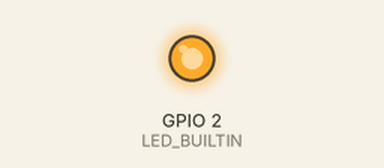
Simulated run of this sketch. Board: ESP8266 (NodeMCU). Shown: output pins drawn as LEDs (lit = HIGH, except the on-board LED, lit = LOW). WiFi joins after 1.5 s; servers stay silent unless stated; no MQTT or app messages arrive unless stated; what the sketch prints to the serial monitor is not drawn.

Above: at 1.7 s.
At 6.7 s:
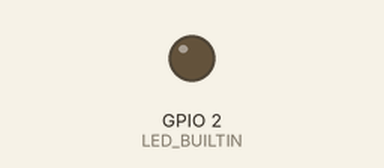
Timing chart, 0 to 14.7 s (numbered marks = the images above):
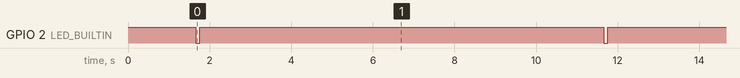

Measured:
- by itself, GPIO 2 (LED_BUILTIN): alternates HIGH for 9.9 s and LOW for 0.10 s

The sketch:

02_mqtt.ino
```cpp
// HW-628 / ESP8266 MQTT 測試

#include <ESP8266WiFi.h>
#include <PubSubClient.h>

const char* WIFI_SSID = "PHMHSCS02";
// 請在本機設定，不要將真實密碼提交到公開儲存庫。
const char* WIFI_PASSWORD = "YOUR_WIFI_PASSWORD";
const char* MQTT_SERVER = "mqttgo.io";
const uint16_t MQTT_PORT = 1883;
const char* MQTT_TOPIC = "jean/AQI";

#ifndef LED_BUILTIN
#define LED_BUILTIN 2
#endif

WiFiClient espClient;
PubSubClient mqttClient(espClient);
unsigned long lastPublish = 0;
const unsigned long PUBLISH_INTERVAL = 10000;

void connectWiFi() {
  Serial.print("Connecting to WiFi");
  WiFi.mode(WIFI_STA);
  WiFi.begin(WIFI_SSID, WIFI_PASSWORD);
  while (WiFi.status() != WL_CONNECTED) {
    delay(500);
    Serial.print(".");
  }
  Serial.println();
  Serial.print("WiFi connected, IP: ");
  Serial.println(WiFi.localIP());
}

void connectMQTT() {
  while (!mqttClient.connected()) {
    String clientId = "HW628-" + String(ESP.getChipId(), HEX);
    Serial.print("Connecting to MQTT...");
    if (mqttClient.connect(clientId.c_str())) {
      Serial.println("connected");
    } else {
      Serial.print("failed, state=");
      Serial.print(mqttClient.state());
      Serial.println("; retry in 5 seconds");
      delay(5000);
    }
  }
}

void setup() {
  pinMode(LED_BUILTIN, OUTPUT);
  digitalWrite(LED_BUILTIN, HIGH);
  Serial.begin(115200);
  delay(100);
  connectWiFi();
  mqttClient.setServer(MQTT_SERVER, MQTT_PORT);
  connectMQTT();
}

void loop() {
  if (WiFi.status() != WL_CONNECTED) connectWiFi();
  if (!mqttClient.connected()) connectMQTT();
  mqttClient.loop();

  unsigned long now = millis();
  if (now - lastPublish >= PUBLISH_INTERVAL || lastPublish == 0) {
    lastPublish = now;
    const char* payload = "{\"pm01\":5,\"pm25\":8,\"pm10\":15}";
    bool success = mqttClient.publish(MQTT_TOPIC, payload);
    Serial.print("MQTT publish: ");
    Serial.println(success ? payload : "failed");
    digitalWrite(LED_BUILTIN, LOW);
    delay(100);
    digitalWrite(LED_BUILTIN, HIGH);
  }
}
```
